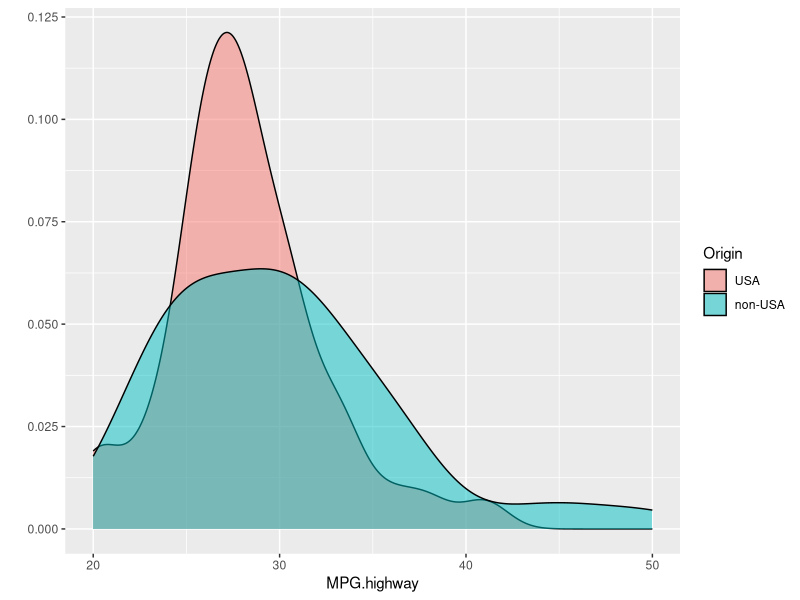

The R source for this figure:
## ---- chunk 1
library(MASS)
library(plyr)
library(reshape)  # You may need to install this one first!
library(ggplot2)
## ---- chunk 2
qplot(data = Cars93, x = MPG.highway, 
      fill = Origin, geom = "density", alpha = I(0.5))
## ---- chunk 3
# Edit me
## ---- chunk 4
# Edit me
## ---- chunk 5
# Edit me
## ---- chunk 6
# Edit me
## ---- chunk 7
# Edit me
## ---- chunk 8
smoking <- as.table(rbind(c(688, 650), c(21, 59)))
dimnames(smoking) <- list(has.smoked = c("yes", "no"),
                    lung.cancer = c("yes","no"))
smoking
## ---- chunk 9
# Edit me
## ---- chunk 10
# Edit me
## ---- chunk 11
# Edit me
